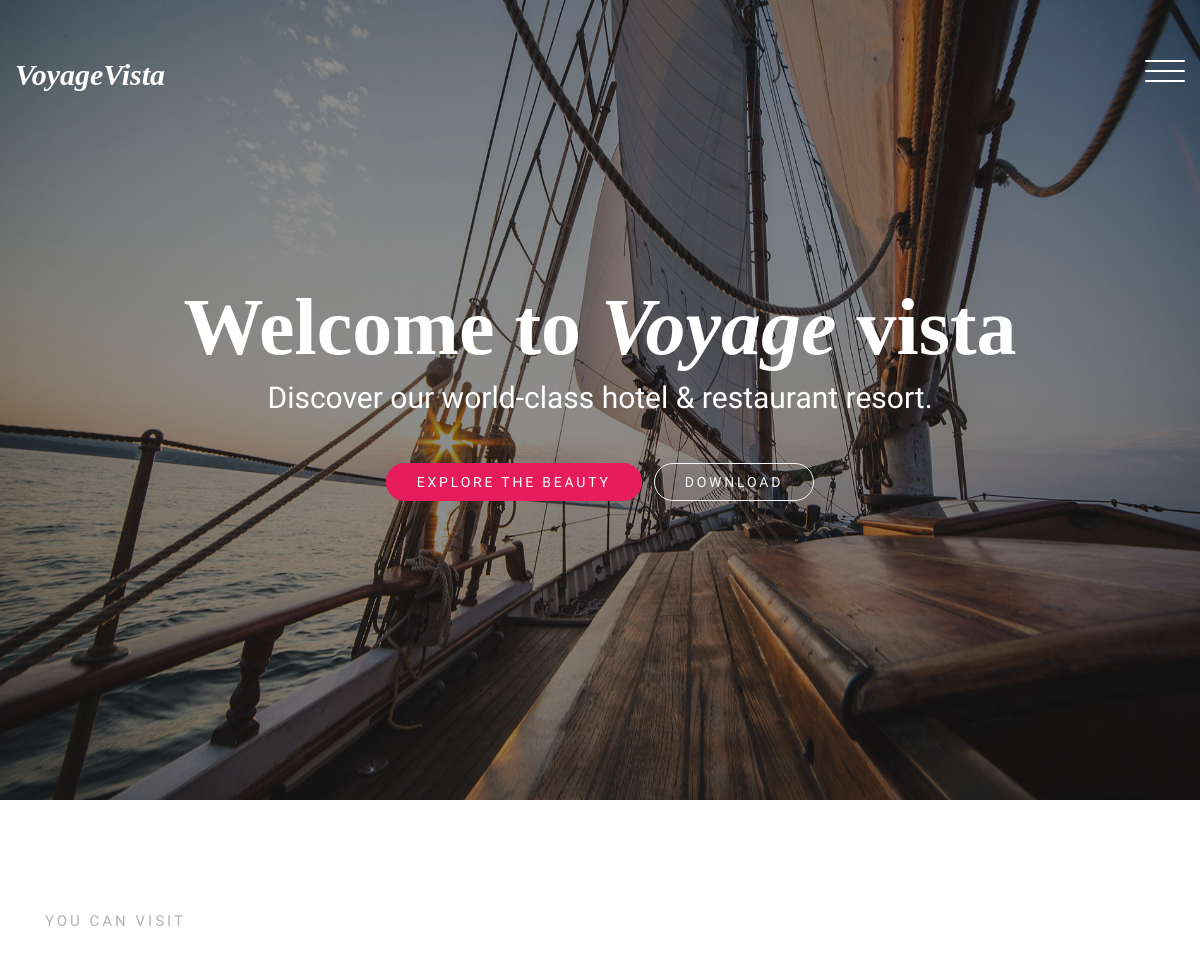
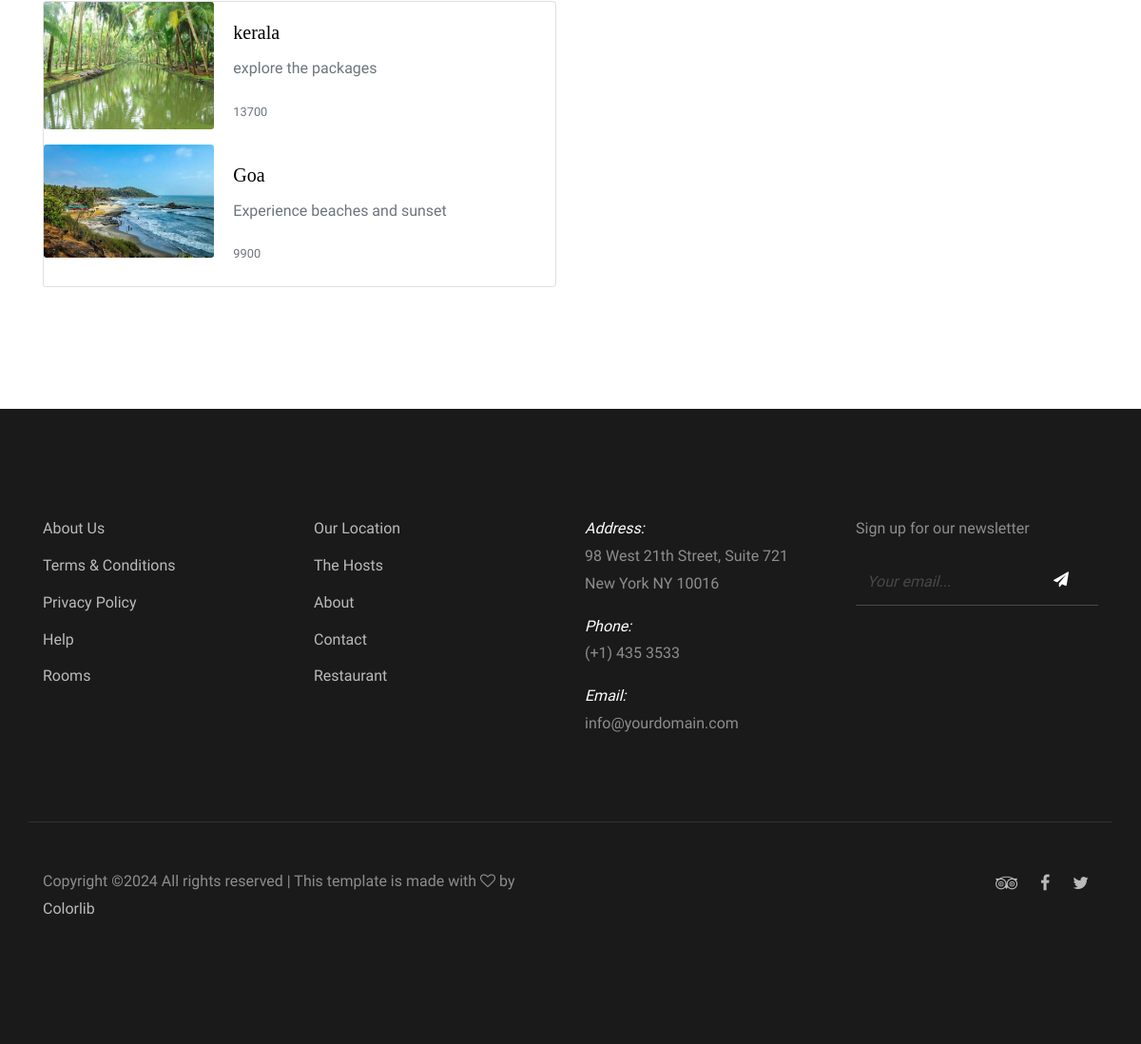
/home/, run on the app's committed database (2 pictures, top to bottom).
### travelapp/models.py (models this page shows, shortened)
class Booking(models.Model):
    pname=models.CharField(max_length=20,primary_key=True)
    amount=models.IntegerField()
    images=models.ImageField(upload_to='travelimages/',blank=True)
    description=models.CharField(max_length=100)

### travelapp/views.py (the view)
# urls.py: 2. Add a URL to urlpatterns:  path('', views.home, name='home')
def home(request):
    packages=Booking.objects.all()
    context={'packages':packages}
    return render(request,'home.html',context)

### travelapp/templates/home.html (shortened to what this page needs)
<!doctype html>
<html lang="en">
  <head>
    <link rel="stylesheet" href="https://cdnjs.cloudflare.com/ajax/libs/font-awesome/5.15.4/css/all.min.css" />
    <link rel="stylesheet" href="../static/css/bootstrap.css">
    <link rel="stylesheet" href="../static/css/animate.css">
    <link rel="stylesheet" href="../static/css/owl.carousel.min.css">
    <link rel="stylesheet" href="../static/css/aos.css">
    <link rel="stylesheet" href="../static/fonts/fonts/ionicons/css/ionicons.min.css">
    <link rel="stylesheet" href="../static/fonts/fonts/fontawesome/css/font-awesome.min.css">
    <link rel="stylesheet" href="../static/css/home.css">
    <link rel="stylesheet" href="../static/css/Button.css">
  </head>
  <body>
    <header class="site-header">
      <div class="container-fluid">
        <div class="row">
          <div class="col-4 site-logo" data-aos="fade"><a href="index.html"><em>VoyageVista</em></a></div>
          <div class="col-8">
            <div class="site-menu-toggle js-site-menu-toggle"  data-aos="fade">
              <span></span>
              <span></span>
              <span></span>
            </div>
          </div>
        </div>
      </div>
    </header>
    <section class="site-hero overlay" style="background-image: url(../static/img/hero_1.jpg)">
      <div class="container">
        <div class="row site-hero-inner justify-content-center align-items-center">
          <div class="col-md-10 text-center">
            <h1 class="heading" data-aos="fade-up">Welcome to <em>Voyage</em> vista</h1>
            <p class="sub-heading mb-5" data-aos="fade-up" data-aos-delay="100">Discover our world-class hotel &amp; restaurant resort.</p>
            <p data-aos="fade-up" data-aos-delay="100"><a href="{% url 'travelapp:search' %}" class="btn uppercase btn-primary mr-md-2 mr-0 mb-3 d-sm-inline d-block">Explore The Beauty</a> <a href="{% url 'travelapp:hotel'%}" class="btn uppercase btn-outline-light d-sm-inline d-block">Download</a></p>
          </div>
        </div>
      </div>
    </section>
    <section class="section visit-section">
      <div class="container">
        <div class="row">
          <div class="col-md-12">
            <h2 class="heading" data-aos="fade-right">You Can Visit</h2>
          </div>
        </div>
        <div class="card mb-3" style="max-width: 540px;">
          {% for package in packages %}
          <div class="row no-gutters">
            <div class="col-md-4">
              <a href="{% url 'travelapp:package_details'  pname=package.pname  %}">
                <img src="{{package.images.url}}" class="card-img" style="height: fit-content;" alt="...">
              </a>
            </div>
            <div class="col-md-8">
              <div class="card-body">
                <h5 class="card-title">{{package.pname}}</h5>
                <p class="card-text">{{package.description}}</p>
                <p class="card-text"><small class="text-muted">{{package.amount}}</small></p>
              </div>
            </div>
          </div>
          {% endfor %}
        </div>
    </section>
    <footer class="section footer-section">
      <div class="container">
        <div class="row mb-4">
          <div class="col-md-3 mb-5">
            <ul class="list-unstyled link">
              <li><a href="#">About Us</a></li>
              <li><a href="#">Terms &amp; Conditions</a></li>
              <li><a href="#">Privacy Policy</a></li>
              <li><a href="#">Help</a></li>
             <li><a href="#">Rooms</a></li>
            </ul>
          </div>
          <div class="col-md-3 mb-5">
            <ul class="list-unstyled link">
              <li><a href="#">Our Location</a></li>
              <li><a href="#">The Hosts</a></li>
              <li><a href="#">About</a></li>
              <li><a href="#">Contact</a></li>
              <li><a href="#">Restaurant</a></li>
            </ul>
          </div>
          <div class="col-md-3 mb-5 pr-md-5 contact-info">
            <p><span class="d-block">Address:</span> <span> 98 West 21th Street, Suite 721 New York NY 10016</span></p>
            <p><span class="d-block">Phone:</span> <span> (+1) 435 3533</span></p>
            <p><span class="d-block">Email:</span> <span> info@yourdomain.com</span></p>
          </div>
          <div class="col-md-3 mb-5">
            <p>Sign up for our newsletter</p>
            <form action="#" class="footer-newsletter">
              <div class="form-group">
                <input type="email" class="form-control" placeholder="Your email...">
                <button type="submit" class="btn"><span class="fa fa-paper-plane"></span></button>
              </div>
            </form>
          </div>
        </div>
        <div class="row bordertop pt-5">
          <p class="col-md-6 text-left">
Copyright &copy;<script>document.write(new Date().getFullYear());</script> All rights reserved | This template is made with <i class="fa fa-heart-o" aria-hidden="true"></i> by <a href="https://colorlib.com" target="_blank">Colorlib</a>
</p>
          <p class="col-md-6 text-right social">
            <a href="#"><span class="fa fa-tripadvisor"></span></a>
            <a href="#"><span class="fa fa-facebook"></span></a>
            <a href="#"><span class="fa fa-twitter"></span></a>
          </p>
        </div>
      </div>
    </footer>
  </body>
</html>

### travelapp/static/css/home.css (style rules this page uses)
body { background: #fff; font-family: "Mukta Mahee", arial, sans-serif; font-weight: 200; font-size: 16px; line-height: 1.8; color: #6c757d; }
a { -webkit-transition: .3s all ease; -o-transition: .3s all ease; transition: .3s all ease; text-decoration: none; }
h1, h2, h3, h4, h5 { color: #000; font-family: "Playfair+Display", times, serif; }
.container-fluid { max-width: 1600px; }
.btn { padding-left: 30px; padding-right: 30px; padding-top: 10px; padding-bottom: 10px; border-radius: 50px; }
.btn.uppercase { text-transform: uppercase; font-size: 14px; letter-spacing: .2em; }
.btn, .form-control { outline: none; -webkit-box-shadow: none !important; box-shadow: none !important; }
.form-control { -webkit-box-shadow: none !important; box-shadow: none !important; height: 50px; border-width: 2px; }
.site-header { position: absolute; top: 0; width: 100%; padding: 60px 0; z-index: 2; }
.site-logo a { font-size: 30px; color: #fff; font-weight: bold; line-height: 1; font-family: "Playfair+Display", times, serif; }
.site-hero { background-size: cover; height: 100vh; min-height: 700px; width: 100%; }
.site-hero.overlay:before { background: rgba(0, 0, 0, 0.45); content: ""; position: absolute; height: 100vh; min-height: 700px; top: 0; left: 0; bottom: 0; right: 0; }
.site-hero-inner { height: 100vh; min-height: 700px; }
.site-hero-inner .heading { font-size: 80px; font-family: "Playfair+Display", times, serif; color: #fff; line-height: 1; font-weight: bold; }
.site-hero-inner .sub-heading { font-size: 30px; font-weight: 200; color: #fff; line-height: 1.5; }
.site-menu-toggle { float: right; width: 40px; height: 45px; position: relative; margin: 0px auto; z-index: 200; -webkit-transform: rotate(0deg); -moz-transform: rotate(0deg); -o-transform: rotate(0deg); -ms-transform: rotate(0deg); transform: rotate(0deg); -webkit-transition: .5s ease-in-out; -moz-transition: .5s ease-in-out; -o-transition: .5s ease-in-out; transition: .5s ease-in-out; cursor: pointer; }
.site-menu-toggle span { display: block; position: absolute; height: 2px; width: 100%; background: #fff; border-radius: 9px; opacity: 1; left: 0; -webkit-transform: rotate(0deg); -moz-transform: rotate(0deg); -o-transform: rotate(0deg); -ms-transform: rotate(0deg); transform: rotate(0deg); -webkit-transition: .25s ease-in-out; -moz-transition: .25s ease-in-out; -o-transition: .25s ease-in-out; transition: .25s ease-in-out; }
.site-menu-toggle span:nth-child(1) { top: 0px; }
.site-menu-toggle span:nth-child(2) { top: 10px; }
.site-menu-toggle span:nth-child(3) { top: 20px; }
.section { padding: 7em 0; }
.visit-section .heading { font-size: 15px; text-transform: uppercase; font-family: "Mukta Mahee", arial, sans-serif; color: #b3b3b3; letter-spacing: .2em; margin-bottom: 30px; }
.footer-section { background: #1a1a1a; color: #fff; }
.footer-section a { color: rgba(255, 255, 255, 0.7); }
.footer-section p { color: rgba(255, 255, 255, 0.5); }
.footer-section .bordertop { border-top: 1px solid rgba(255, 255, 255, 0.1); padding-top: 20px; }
.footer-section .contact-info span.d-block { font-style: italic; color: #fff; }
.footer-section .social a { font-size: 18px; padding: 10px; }
.footer-section .link li { margin-bottom: 10px; }
.footer-newsletter .form-group { position: relative; }
.footer-newsletter .form-control { background: none; border: none; border-bottom: 1px solid rgba(255, 255, 255, 0.2); border-radius: 0; color: #fff; }
.footer-newsletter button[type="submit"] { background: none; color: #fff; position: absolute; top: 0; right: 0; }

### data on the page
Booking: images (picture), pname "kerala", description "explore the packages", amount "13700"
Booking: images (picture), pname "Goa", description "Experience beaches and sunset", amount "9900"
